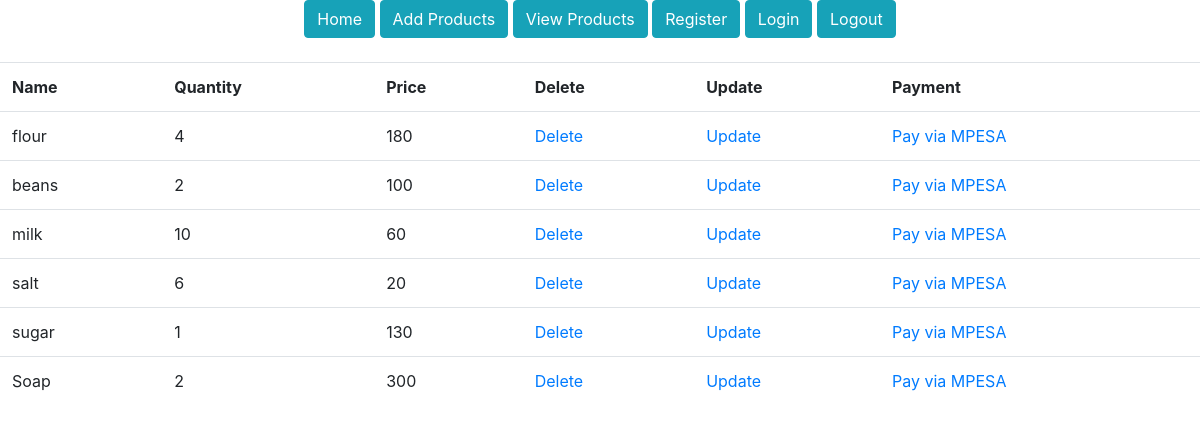
/products (signed in), run on the app's committed database.
### morningDjangoProject/models.py (models this page shows)
class Product(models.Model):
    prod_name = models.CharField(max_length=30, blank=False, null=False)
    prod_quantity = models.CharField(max_length=30, blank=False, null=False)
    prod_price = models.CharField(max_length=30, blank=False, null=False)

### morningDjangoProject/views.py (the view)
# urls.py: path('products', general_views.view_products, name='products'),
@login_required
def view_products(request):
    products = Product.objects.all()
    return render(request, 'products.html', {'products': products})

### templates/products.html
{% extends 'base.html'%}
{% load static %}
{% block content%}
    <section class="products-section">
        <div class="products-section-container">
            <table class="table">
                <tr>
                    <th>Name</th>
                    <th>Quantity</th>
                    <th>Price</th>
                    <th>Delete</th>
                    <th>Update</th>
                    <th>Payment</th>
                </tr>
                {% for product in products %}
                    <tr>
                        <td>{{ product.prod_name }}</td>
                        <td>{{ product.prod_quantity }}</td>
                        <td>{{ product.prod_price }}</td>
                        <td><a href="/delete-product/{{ product.id }}">Delete</a></td>
                        <td><a href="/update-product/{{ product.id }}">Update</a></td>
                        <td><a href="/pay/{{ product.id }}">Pay via MPESA</a></td>
                </tr>
            {% endfor %}
            </table>
        </div>
    </section>
{% endblock %}

### data on the page
Product: prod_name "flour", prod_quantity "4", prod_price "180"
Product: prod_name "beans", prod_quantity "2", prod_price "100"
Product: prod_name "milk", prod_quantity "10", prod_price "60"
Product: prod_name "salt", prod_quantity "6", prod_price "20"
Product: prod_name "sugar", prod_quantity "1", prod_price "130"
Product: prod_name "Soap", prod_quantity "2", prod_price "300"
